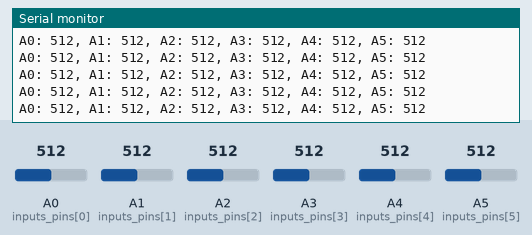
This program was run on a simulated Arduino Uno, built with avr-gcc and run on an emulated ATmega328P. Shown: the last lines printed to the serial monitor. The inputs (shaded band) are chosen by the test bench; at power-on: A0 (inputs_pins[0]) = 512, A1 (inputs_pins[1]) = 512, A2 (inputs_pins[2]) = 512, A3 (inputs_pins[3]) = 512, A4 (inputs_pins[4]) = 512, A5 (inputs_pins[5]) = 512.

Above: at 1.2 s.
1.3 s: A0 (inputs_pins[0]) set to 107
At 1.9 s:
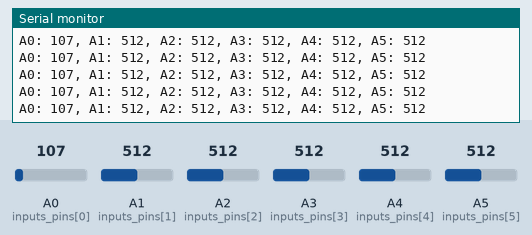
4.3 s: A0 (inputs_pins[0]) set to 88
At 4.8 s:
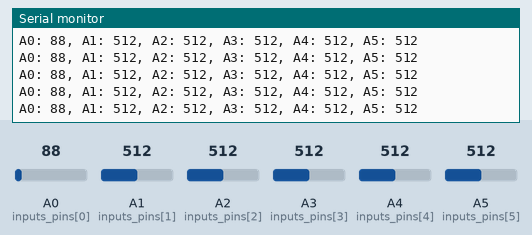
Timing chart, 0 to 5.6 s (numbered marks = the images above; inputs shaded):
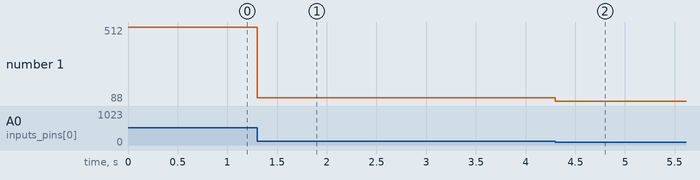

The program:

main.cpp
```cpp
#include <Arduino.h>

int inputs[6];
int inputsReaded = 6;
int inputs_pins[6] = {A0, A1, A2, A3, A4, A5 };
char* inputs_headers[6] = {"A0", "A1", "A2", "A3", "A4", "A5"};

/*int input2;
int input3;
int input4;
int input5;
int input6;
*/

void setup()
{
    //Serial.begin(115200);
    //Serial.begin(250000);
    //Serial.begin(300000);
    //Serial.begin(400000);
    Serial.begin(500000);
    //Serial.begin(600000);
}

void loop()
{
    //Serial.print("Inputs: ");
    for(int index = 0; index < inputsReaded; index++)
    {
        Serial.print(inputs_headers[index]); Serial.print(": ");
        inputs[index] = analogRead(inputs_pins[index]);
        Serial.print(inputs[index]);

        if(index < inputsReaded-1)
            Serial.print(", ");
        else
            Serial.println(" ");
    }
    delayMicroseconds(10);

    //Serial.print("A0: ");
}
```

Measured:
- after the input at 1.3 s, the serial monitor: prints a new line at once (image 1)
- after the input at 4.3 s, the serial monitor: prints a new line at once (image 2)
- plotted number 1: 512 → 107 after the input at 1.3 s, 107 → 88 after the input at 4.3 s
